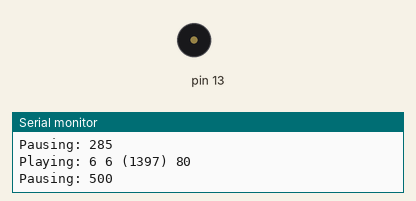
Simulated run of this sketch. Board: Arduino Uno, built with avr-gcc and run on an emulated ATmega328P. On the bench: buzzer (waves = sounding), the last lines printed to the serial monitor. At 4.9 s the program stops and its outputs stay as they are.

Above: at 0.4 s.
At 1.06 s:
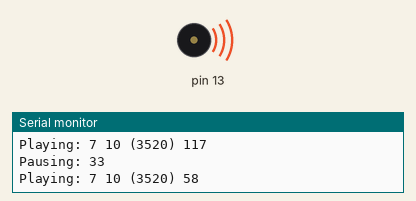
Timing chart, 0 to 6.4 s (numbered marks = the images above):
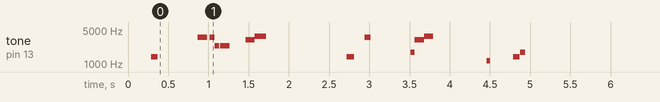

The sketch:

r2_sounds.ino
```cpp
// A fun sketch to demonstrate the use of the Tone library.

// To mix the output of the signals to output to a small speaker (i.e. 8 Ohms or higher),
// simply use 1K Ohm resistors from each output pin and tie them together at the speaker.
// Don't forget to connect the other side of the speaker to ground!

// You can get more RTTTL (RingTone Text Transfer Language) songs from
// http://code.google.com/p/rogue-code/wiki/ToneLibraryDocumentation

#include <Tone.h>

Tone tone1;

#define OCTAVE_OFFSET 0

int notes[] = { 0,
NOTE_C4, NOTE_CS4, NOTE_D4, NOTE_DS4, NOTE_E4, NOTE_F4, NOTE_FS4, NOTE_G4, NOTE_GS4, NOTE_A4, NOTE_AS4, NOTE_B4,
NOTE_C5, NOTE_CS5, NOTE_D5, NOTE_DS5, NOTE_E5, NOTE_F5, NOTE_FS5, NOTE_G5, NOTE_GS5, NOTE_A5, NOTE_AS5, NOTE_B5,
NOTE_C6, NOTE_CS6, NOTE_D6, NOTE_DS6, NOTE_E6, NOTE_F6, NOTE_FS6, NOTE_G6, NOTE_GS6, NOTE_A6, NOTE_AS6, NOTE_B6,
NOTE_C7, NOTE_CS7, NOTE_D7, NOTE_DS7, NOTE_E7, NOTE_F7, NOTE_FS7, NOTE_G7, NOTE_GS7, NOTE_A7, NOTE_AS7, NOTE_B7
};

char *song[] = {"i_love_lei:d=4,o=5,b=120:13p,25a7,28p,34a7,32c#7,240p,17c#7,15p.,34a.7,24p,18f6,240p,30d.8,48p,18d6,3p,33d#.7,96p,34f.7,17p,18g7,14a#7", "merci_sema:d=4,o=5,b=120:25p,17d#7,13p,17d8,9p,9d8,40p,34g#.,48a,40p,18a#,28b,30a#.,48p,25b,7p,48b6,240p,40e6,40p,25c8,160p,30f#7,28p,40g7,15p,40a7,32p,17g7,15a#7,p.,40a#6", "no_i_am_yo:d=4,o=5,b=120:7p,25f6,p,17a7,60p,34a7,34d7,160p,17d7,15p.,18g7,14a#7,2p,33f.6,15p,28a7,p,40a6,17g7,18a#7,3p,48d6,7p,25f6,240p,32a6"};

void setup(void)
{
  Serial.begin(9600);
  tone1.begin(13);
}

#define isdigit(n) (n >= '0' && n <= '9')

void play_rtttl(char *p)
{
  // Absolutely no error checking in here

  byte default_dur = 4;
  byte default_oct = 6;
  int bpm = 63;
  int num;
  long wholenote;
  long duration;
  byte note;
  byte scale;

  // format: d=N,o=N,b=NNN:
  // find the start (skip name, etc)

  while(*p != ':') p++;    // ignore name
  p++;                     // skip ':'

  // get default duration
  if(*p == 'd')
  {
    p++; p++;              // skip "d="
    num = 0;
    while(isdigit(*p))
    {
      num = (num * 10) + (*p++ - '0');
    }
    if(num > 0) default_dur = num;
    p++;                   // skip comma
  }

  Serial.print("ddur: "); Serial.println(default_dur, 10);

  // get default octave
  if(*p == 'o')
  {
    p++; p++;              // skip "o="
    num = *p++ - '0';
    if(num >= 3 && num <=7) default_oct = num;
    p++;                   // skip comma
  }

  Serial.print("doct: "); Serial.println(default_oct, 10);

  // get BPM
  if(*p == 'b')
  {
    p++; p++;              // skip "b="
    num = 0;
    while(isdigit(*p))
    {
      num = (num * 10) + (*p++ - '0');
    }
    bpm = num;
    p++;                   // skip colon
  }

  Serial.print("bpm: "); Serial.println(bpm, 10);

  // BPM usually expresses the number of quarter notes per minute
  wholenote = (60 * 1000L / bpm) * 4;  // this is the time for whole note (in milliseconds)

  Serial.print("wn: "); Serial.println(wholenote, 10);


  // now begin note loop
  while(*p)
  {
    // first, get note duration, if available
    num = 0;
    while(isdigit(*p))
    {
      num = (num * 10) + (*p++ - '0');
    }

    if(num) duration = wholenote / num;
    else duration = wholenote / default_dur;  // we will need to check if we are a dotted note after

    // now get the note
    note = 0;

    switch(*p)
    {
      case 'c':
        note = 1;
        break;
      case 'd':
        note = 3;
        break;
      case 'e':
        note = 5;
        break;
      case 'f':
        note = 6;
        break;
      case 'g':
        note = 8;
        break;
      case 'a':
        note = 10;
        break;
      case 'b':
        note = 12;
        break;
      case 'p':
      default:
        note = 0;
    }
    p++;

    // now, get optional '#' sharp
    if(*p == '#')
    {
      note++;
      p++;
    }

    // now, get optional '.' dotted note
    if(*p == '.')
    {
      duration += duration/2;
      p++;
    }

    // now, get scale
    if(isdigit(*p))
    {
      scale = *p - '0';
      p++;
    }
    else
    {
      scale = default_oct;
    }

    scale += OCTAVE_OFFSET;

    if(*p == ',')
      p++;       // skip comma for next note (or we may be at the end)

    // now play the note

    if(note)
    {
      Serial.print("Playing: ");
      Serial.print(scale, 10); Serial.print(' ');
      Serial.print(note, 10); Serial.print(" (");
      Serial.print(notes[(scale - 4) * 12 + note], 10);
      Serial.print(") ");
      Serial.println(duration, 10);
      tone1.play(notes[(scale - 4) * 12 + note]);
      delay(duration);
      tone1.stop();
    }
    else
    {
      Serial.print("Pausing: ");
      Serial.println(duration, 10);
      delay(duration);
    }
  }
}

void loop(void)
{
  play_rtttl(song[2]);
  Serial.println("Done.");
  while(1);
}
```

Measured:
- by itself, tone on pin 13: plays 1397 Hz for 0.08 s, 3520 Hz for 0.12 s, 3520 Hz for 0.06 s, 2349 Hz for 0.06 s, 2349 Hz for 0.12 s, 3136 Hz for 0.11 s … (15 notes in this stretch)
